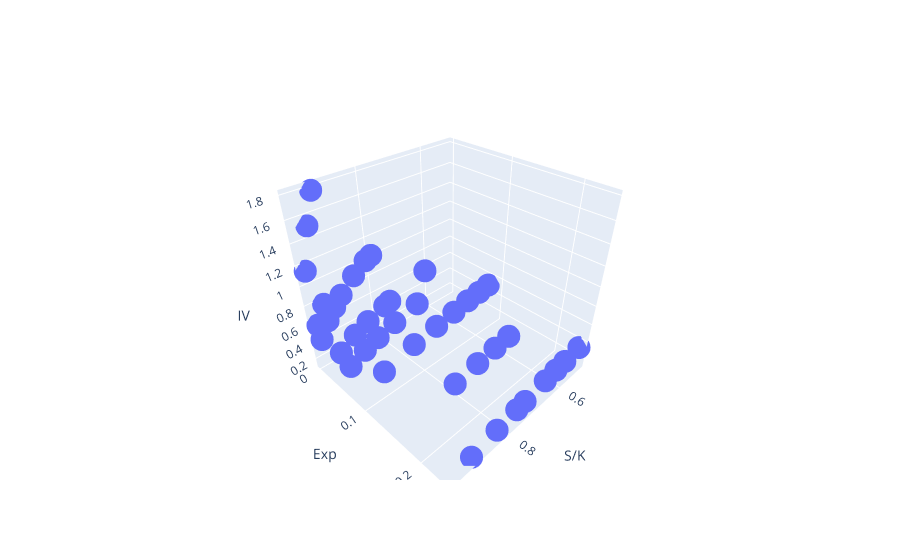

Notebook source saved alongside this figure:
### Code cell
x = option.df['S']/option.df['K']

#x = option.df['K']
y = option.df['_T']
z = option.df['L_VOL']
z2 = option.df['mark_iv']/100


fig = go.Figure(data=[go.Scatter3d(x=x, y=y, z=z , mode='markers', name='Local vol')])
#fig = go.Figure(data=[go.Surface(x=x, y=y, z=z , name='Local vol')])
                      #go.Scatter3d(x=x, y=y, z=z2 , mode='markers', name='Implied vol deribit')])
"""
fig = go.Figure(data=[go.Scatter3d(x=x, y=y, z=z , mode='markers', name='Black&Scholes model Price'),
                      go.Scatter3d(x=x, y=y, z=z2, mode='markers', name='Real Market Price')])
"""

fig.update_scenes(xaxis_title_text='S/K', yaxis_title_text='Exp', zaxis_title_text='IV') 
fig.show()

### Figure 1 — Plotly figure (JSON) as saved in the notebook; plotly's stock layout.template omitted (floating-point values rounded to 4 significant figures)
{"data": [{"mode": "markers", "name": "Local vol", "type": "scatter3d", "x": [0.9772, 0.9515, 0.9271, 0.9771, 0.9515, 0.9771, 0.9514, 0.927, 0.9038, 0.8607, 0.8216, 0.8033, 0.9511, 0.9035, 0.8605, 0.8031, 0.7857, 0.6571, 0.9514, 0.9038, 0.8607, 0.8033, 0.723, 0.9044, 0.8038, 0.7235, 0.6577, 0.6029, 0.5565, 0.5167, 0.8079, 0.7271, 0.6611, 0.6059, 0.9133, 0.8303, 0.7612, 0.7308, 0.6524, 0.609, 0.5708, 0.5075], "y": [0.0008756, 0.0008756, 0.0008756, 0.003615, 0.003615, 0.006355, 0.006355, 0.006355, 0.006355, 0.006355, 0.006355, 0.006355, 0.02553, 0.02553, 0.02553, 0.02553, 0.02553, 0.02553, 0.04471, 0.04471, 0.04471, 0.04471, 0.04471, 0.08307, 0.08307, 0.08307, 0.08307, 0.08307, 0.08307, 0.08307, 0.1598, 0.1598, 0.1598, 0.1598, 0.2365, 0.2365, 0.2365, 0.2365, 0.2365, 0.2365, 0.2365, 0.2365], "z": [1.154, 1.525, 1.788, 0.6085, 0.7862, 0.455, 0.6151, 0.7178, 0.8068, 0.9389, 1.033, 1.061, 0.3235, 0.4315, 0.502, 0.5727, 0.5949, 0.7265, 0.2498, 0.3345, 0.391, 0.451, 0.5197, 0.2561, 0.3502, 0.3999, 0.4395, 0.4746, 0.4947, 0.5151, 0.2538, 0.2975, 0.3302, 0.3526, 0.1492, 0.2, 0.2359, 0.2491, 0.2846, 0.3026, 0.3154, 0.3362]}], "layout": {"scene": {"xaxis": {"title": {"text": "S/K"}}, "yaxis": {"title": {"text": "Exp"}}, "zaxis": {"title": {"text": "IV"}}}}}
